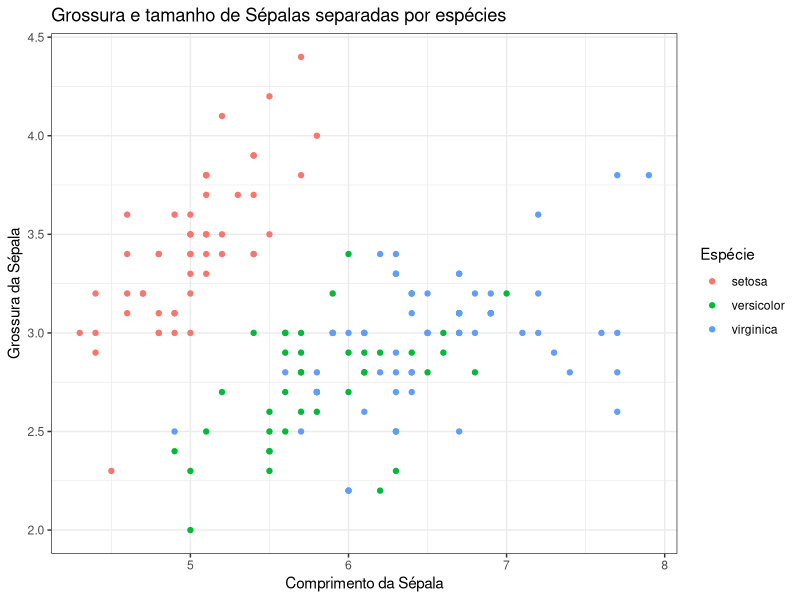

Write R code to recreate this figure.
library(tidyverse)

library(tidyverse)

#Exemplo mtcars

carros <- mtcars

mtcars %>% 
  filter(cyl >= 6) %>% 
  summarize(media_mpg = mean(mpg))

mean(carros[carros$cyl >= 6,]$mpg)

#Exemplo iris

flores <- as_tibble(iris)

print(flores)

ggplot(data = flores, aes(x=Sepal.Length, y = Sepal.Width, color = Species))+
  geom_point()+
  theme_bw()+
  labs(x= "Comprimento da Sépala", y= "Grossura da Sépala", color = "Espécie")+
  ggtitle("Grossura e tamanho de Sépalas separadas por espécies")